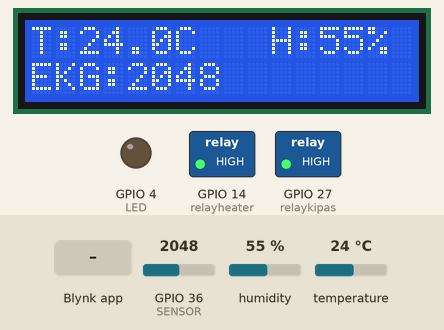
A sketch run on a simulated ESP32. Shown: 16×2 character LCD, switched loads named in the sketch (green lamp = pin HIGH), output pins drawn as LEDs (lit = HIGH). The test bench sets the inputs (shaded band); at power-on: temperature 24 °C, GPIO 36 (SENSOR) = 2048, humidity 55 %. WiFi joins after 1.5 s; servers stay silent unless stated; what the sketch prints to the serial monitor is not drawn.

Above: at 6.0 s.
6.1 s: temperature set to 21 °C
At 7.8 s:
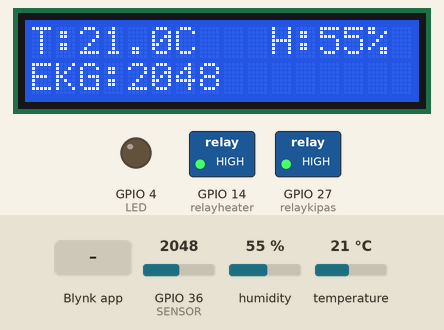
11.6 s: temperature set to 18 °C
At 14.0 s:
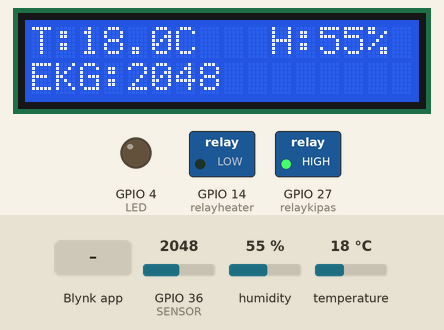
16.7 s: Blynk app writes 1 to V3
At 18.2 s:
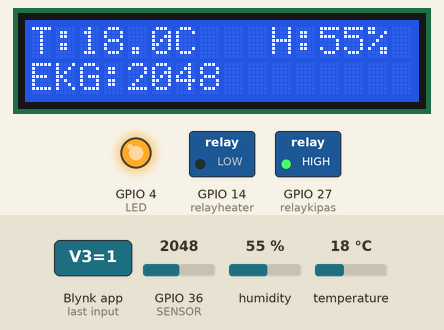
20.9 s: temperature set to 28 °C
At 22.3 s:
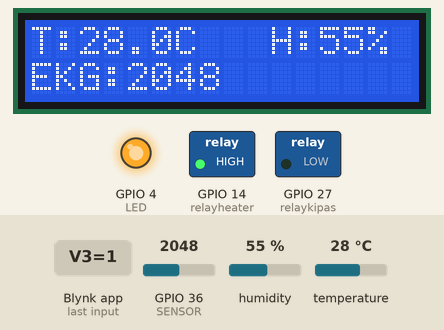
25.0 s: Blynk app writes 0 to V3
At 26.2 s:
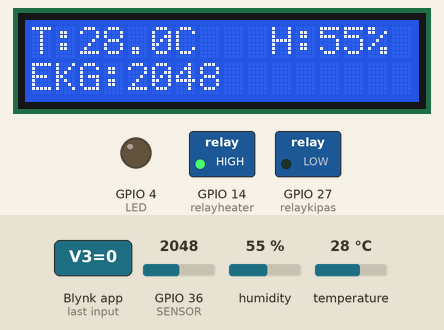
29.2 s: GPIO 36 (SENSOR) set to 2112
At 30.1 s:
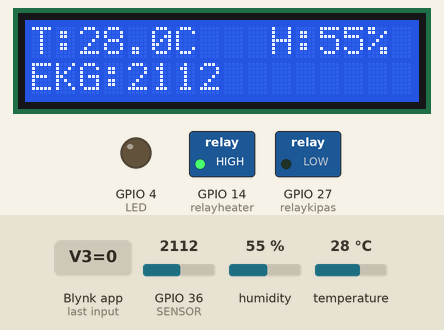
Timing chart, 0 to 32.2 s (numbered marks = the images above; inputs shaded):
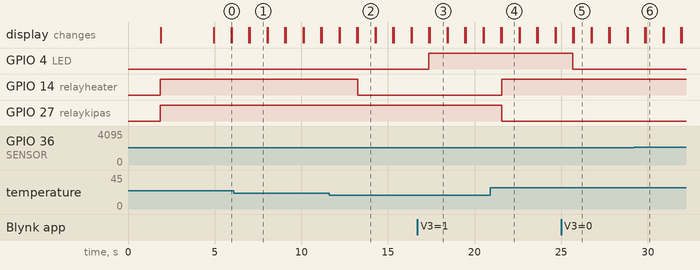

The sketch:

TUBES.ino
```cpp
#define DHTPIN 13      // Digital pin connected to the DHT sensor
#define DHTTYPE DHT11  // DHT 22  (AM2302), AM2321
#define SENSOR A0      // Set the A0 as SENSOR
#define relayheater 14
#define relaykipas 27
#define LED 4

#define BLYNK_TEMPLATE_ID "TMPL63T8fffDL"
#define BLYNK_TEMPLATE_NAME "Quickstart Template"
#define BLYNK_AUTH_TOKEN "IGQmAHPGeFwZ9e-lGj_FyGX7SBgbkd74"
#define BLYNK_PRINT Serial

#include <WiFi.h>
#include <WiFiClient.h>
#include <BlynkSimpleEsp32.h>
#include "DHT.h"
#include <LiquidCrystal_I2C.h>

char ssid[] = "LT1";
char pass[] = "22446688";

int kelembaban;
float suhu;

DHT dht(DHTPIN, DHTTYPE);
LiquidCrystal_I2C lcd(0x27, 16, 2);  // Set the LCD address to 0x27 for a 16 chars and 2 line display

BLYNK_WRITE(V3) {
  int saklar = param.asInt();
  if (saklar == 1) {
    digitalWrite(LED, HIGH);  //LED nyala
  } else {
    digitalWrite(LED, LOW);  //LED mati
  }
}

void setup() {
  Serial.begin(115200);
  Blynk.begin(BLYNK_AUTH_TOKEN, ssid, pass);
  dht.begin();
  lcd.init();      // Initialize the LCD
  lcd.backlight();  // Turn on the backlight

  pinMode(relayheater, OUTPUT);
  pinMode(relaykipas, OUTPUT);
  digitalWrite(relayheater, HIGH);  //Heater OFF dulu
  digitalWrite(relaykipas, HIGH);   //Kipas OFF dulu

  pinMode(LED, OUTPUT);

  lcd.setCursor(0, 0);
  lcd.print("STARTING UP...");
  lcd.setCursor(0, 1);
  lcd.print("SMART INCUBATOR");
  delay(3000);
  lcd.clear();
}

void sendData(){

 int sensor = analogRead(SENSOR);
  /* 4 is mininum width, 2 is precision; float value is copied onto str_sensor*/
  Serial.print("ADC EKG:");
  Serial.println(sensor);
  Blynk.virtualWrite(V2, sensor);

  if(sensor <= 1241 && suhu >= 2072){

    Blynk.logEvent("ecg_warning","Darurat! Detak Jantung Bayi Tidak Normal");
  }
  else {
   }
}


void loop() {
  Blynk.run();
  suhu = dht.readTemperature();
  Serial.print("Suhu: ");
  Serial.print(suhu);
  Serial.println("C");
  Blynk.virtualWrite(V0, suhu);

  kelembaban = dht.readHumidity();
  Serial.print("Kelembaban: ");
  Serial.print(kelembaban);
  Serial.println("%");
  Blynk.virtualWrite(V1, kelembaban);

  int sensor = analogRead(SENSOR);
  /* 4 is mininum width, 2 is precision; float value is copied onto str_sensor*/
  Serial.print("ADC EKG:");
  Serial.println(sensor);
  Blynk.virtualWrite(V2, sensor);

  lcd.setCursor(0, 0);
  lcd.print("T:");
  lcd.print(suhu, 1);
  lcd.print("C");

  lcd.print("   H:");
  lcd.print(kelembaban);
  lcd.print("%");

  lcd.setCursor(0, 1);
  lcd.print("EKG:");
  lcd.print(sensor);


  if (suhu <= 19) {
    digitalWrite(relayheater, LOW);  //nyala
    digitalWrite(relaykipas, HIGH);  //mati
  }
  if (suhu >= 20 && suhu <= 25) {
    digitalWrite(relayheater, HIGH);  //mati
    digitalWrite(relaykipas, HIGH);   //mati
  }
  if (suhu >= 26) {
    digitalWrite(relayheater, HIGH);  //mati
    digitalWrite(relaykipas, LOW);    //nyala
  }

  Serial.println("--------------------------------------------");
  delay(1000); /* Wait for 0.1 detik */
  lcd.clear();
}
```

Measured:
- the behaviour switches between 20 and 19 °C on temperature (found by bisection; images 1 and 2)
- after the input at 6.1 s, the display: first differs from a run without the input after 0.92 s (image 1)
- after the input at 11.6 s, GPIO 14 (relayheater): HIGH → LOW after 1.7 s; the display: first differs from a run without the input after 1.7 s (image 2)
- after the input at 16.7 s, GPIO 4 (LED): LOW → HIGH after 0.66 s
- after the input at 20.9 s, GPIO 14 (relayheater): LOW → HIGH after 0.67 s; GPIO 27 (relaykipas): HIGH → LOW after 0.67 s; the display: first differs from a run without the input after 0.67 s (image 4)
- after the input at 25.0 s, GPIO 4 (LED): HIGH → LOW after 0.67 s
- after the input at 29.2 s, the display: first differs from a run without the input after 0.68 s (image 6)
